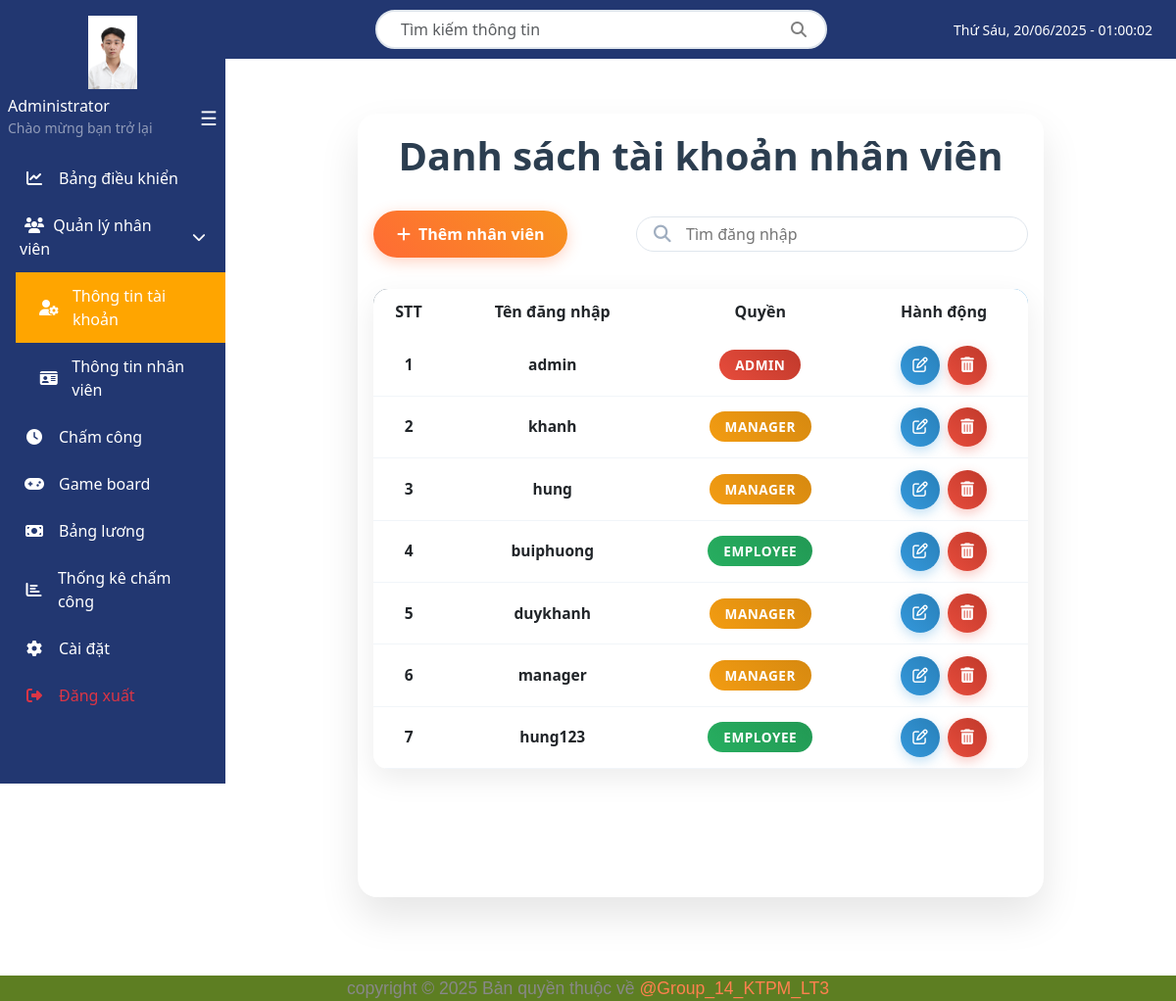
/nhanvien/ (signed in), run on the app's committed database.
### app/models/user.py (models this page shows, shortened)
class User(UserMixin, db.Model):  # ✅ thêm UserMixin
    id = db.Column(db.Integer, primary_key=True)
    employee_code = db.Column(db.String(10), unique=True)
    employee_info = db.relationship("EmployeeInfo", back_populates="user", uselist=False)
    username = db.Column(db.String(64), unique=True, nullable=False)
    password_hash = db.Column(db.String(128), nullable=False)
    avatar = db.Column(db.String(20), default = "default.jpg")
    role = db.Column(db.String(20), default='employee')  # admin / employee

### app/routes/employee.py (the view)
@employee_bp.route('/')
def list_employee():
    users = User.query.all()
    return render_with_role('employee/list.html', users=users)

### app/utils/render_with_role_layout.py (called while the page is built)
def render_with_role(template_name, **context):
    role = getattr(current_user, 'role', None)
    if role == 'admin':
        layout = 'layouts/base_admin.html'
    elif role == 'manager':
        layout = 'layouts/base_manager.html'
    else:
        layout = 'layouts/base_employee.html'
    return render_template(template_name, layout=layout, **context)

### app/templates/employee/list.html (shortened to what this page needs)
{% extends layout%}
{% block content %}
<link rel="stylesheet" href="{{ url_for('static', filename='css/employee.css') }}">
<div class="container-fluid">
    <div class="main-container">
        <div class="header-section">
            <h1 class="page-title">Danh sách tài khoản nhân viên</h1>
        </div>
        <div class="search-add-section">
            <a href="{{ url_for('employee.add_employee') }}" class="add-btn">
                <i class="fa fa-plus"></i> Thêm nhân viên
            </a>
            <div class="search-box">
                <input type="text" class="search-input" placeholder="Tìm đăng nhập" id="searchInput">
            </div>
        </div>
        <table class="table employee-table" id="employeeTable">
            <thead class="table-header">
                <tr>
                    <th>STT</th>
                    <th>Tên đăng nhập</th>
                    <th>Quyền</th>
                    <th>Hành động</th>
                </tr>
            </thead>
            <tbody>
                {% for u in users %}
                <tr>
                    <td><strong>{{ loop.index }}</strong></td>
                    <td><strong>{{ u.username }}</strong></td>
                    <td>
                        <span class="role-badge role-{{ u.role }}">{{ u.role }}</span>
                    </td>
                    <td>
                        <div class="action-buttons">
                            <a href="{{ url_for('employee.edit_employee', id=u.id) }}" class="btn-edit" title="Chỉnh sửa">
                                <i class="fa fa-edit"></i>
                            </a>
                            <form method="POST" action="{{ url_for('employee.delete_employee', id=u.id) }}" style="display:inline;" onsubmit="return confirm('Bạn có chắc chắn muốn xóa nhân viên này?')">
                                <button type="submit" class="btn-delete" title="Xóa">
                                    <i class="fa fa-trash"></i>
                                </button>
                            </form>
                        </div>
                    </td>
                </tr>
                {% endfor %}
            </tbody>
        </table>
    </div>
</div>
{% endblock %}

### app/templates/layouts/base_admin.html (shortened to what this page needs)
<!DOCTYPE html>
<html lang="vi">
<head>
  <link href="https://cdn.jsdelivr.net/npm/bootstrap@5.3.0/dist/css/bootstrap.min.css" rel="stylesheet">
  <link rel="stylesheet" href="{{ url_for('static', filename='css/base.css') }}">
  <link rel="stylesheet" href="{{ url_for('static', filename='css/dashboard.css') }}">
</head>
<body>
  <div class="d-flex" id="wrapper">
   {% include 'sidebar/admin_sidebar.html' %}
<div class="flex-grow-1 d-flex flex-column main-content">
    {% include 'sidebar/top_bar.html' %}
  <div id="page-content-wrapper" class="flex-grow-1 p-4">
    {% block content %}{% endblock %}
  </div>
</div>
</div>
  <div id="dashboard-copyright" >copyright
    &copy; 2025 Bản quyền thuộc về
    <span>@Group_14_KTPM_LT3</span>
  </div>
</body>
</html>

### app/templates/sidebar/admin_sidebar.html
<div id="sidebar" class="text-white">
 <div class="sidebar-header text-center py-3">
  <img src="{{ url_for('static', filename='img/logo.jpg') }}" width="50" class="mx-auto d-block logo-img">
  <div class="d-flex justify-content-between align-items-center mt-2 px-2">
    <div class="sidebar-text text-start">
      <h6 class="mb-0 text-white">
        <a href="#" class="text-white text-decoration-none">Administrator</a>
      </h6>
      <small class="text-white-50">Chào mừng bạn trở lại</small>
    </div>
    <button id="sidebarToggle" onclick="toggleSidebar()" class="toggle-btn text-white">
      ☰
    </button>
  </div>
</div>
  <ul class="nav flex-column">
    <li class="nav-item">
      <a class="nav-link {% if request.path == url_for('dashboard.root') %}active{% endif %}" href="{{ url_for('dashboard.root') }}">
        <i class="fas fa-chart-line icon"></i>
        <span class="text">Bảng điều khiển</span>
      </a>
    </li>
    <li class="nav-item">
  <a class="nav-link d-flex justify-content-between align-items-center" data-bs-toggle="collapse" href="#submenuNhanVien" role="button" aria-expanded="false" aria-controls="submenuNhanVien">
    <span>
      <i class="fas fa-users icon"></i>
      <span class="text">Quản lý nhân viên</span>
    </span>
    <i class="fas fa-chevron-down small"></i>
  </a>
  <div class="collapse {% if request.path.startswith('/nhanvien') or request.path.startswith('/ttnhanvien') %}show{% endif %}" id="submenuNhanVien">
    <ul class="nav flex-column ms-3">
      <li class="nav-item">
        <a class="nav-link {% if request.path.startswith('/nhanvien') %}active{% endif %}" href="{{ url_for('employee.list_employee') }}">
          <i class="fas fa-user-cog icon"></i>
          <span class="text">Thông tin tài khoản</span>
        </a>
      </li>
      <li class="nav-item">
        <a class="nav-link {% if request.path.startswith('/ttnhanvien') %}active{% endif %}" href="{{ url_for('infor_employee.list_all_employees') }}">
          <i class="fas fa-id-card icon"></i>
          <span class="text">Thông tin nhân viên</span>
        </a>
      </li>
    </ul>
  </div>
</li>
    <li class="nav-item">
      <a class="nav-link {% if request.path == url_for('attendance.bang_cham_cong_ngay') %}active{% endif %}" href="{{ url_for('attendance.bang_cham_cong_ngay') }}">
        <i class="fas fa-clock icon"></i>
        <span class="text">Chấm công</span>
      </a>
    </li>
    <li class="nav-item">
      <a class="nav-link {% if request.path.startswith('/gameboard') %}active{% endif %}" href="{{ url_for('gameboard.gameboard', user_id=current_user.id) }}">
        <i class="fas fa-gamepad icon"></i>
        <span class="text">Game board</span>
      </a>
    </li>
    <li class="nav-item"><a class="nav-link" href="#"><i class="fas fa-money-bill icon"></i> <span class="text">Bảng lương</span></a></li>
    <li class="nav-item">
    <a class="nav-link {% if request.path.startswith('/chamcong/tongket') or request.path.startswith('/chamcong/nam') %}active{% endif %}" href="{{ url_for('attendance.tong_hop_nam') }}">
      <i class="fas fa-chart-bar icon"></i>
      <span class="text">Thống kê chấm công</span>
    </a>
  </li>
    <li class="nav-item">
  <a class="nav-link {% if request.path == url_for('settings.change_password') %}active{% endif %}" href="{{ url_for('settings.change_password') }}">
    <i class="fas fa-cog icon"></i> <span class="text">Cài đặt</span>
  </a>
</li>
    <li class="nav-item">
      <a class="nav-link text-danger" href="{{ url_for('auth.logout') }}">
        <i class="fas fa-sign-out-alt icon"></i> <span class="text">Đăng xuất</span>
      </a>
    </li>
  </ul>
</div>

### app/templates/sidebar/top_bar.html
<div class="topbar d-flex justify-content-between align-items-center px-4">
  <div class="mx-auto w-50 position-relative">
    <input type="text" placeholder="Tìm kiếm thông tin" class="form-control search-input rounded-pill px-4" color="white">
    <button class="search-icon">
      <i class="fas fa-search"></i>
    </button>
  </div>
  <div>
    <span id="clock" class="text-white small"></span>
  </div>
</div>

### app/static/css/base.css (style rules this page uses)
body { min-height: 100vh; font-family: 'Segoe UI', Tahoma, Geneva, Verdana, sans-serif; }
body #page-content-wrapper { background-color: white; background-size: cover; background-repeat: no-repeat; background-position: center center; backdrop-filter: blur(10px); }
#sidebar { width: 230px; min-height: 100vh; background-color: #223771; transition: width 0.3s ease; position: fixed; z-index: 1000; }
#sidebar .sidebar-header { position: relative; }
#sidebar .icon { width: 30px; text-align: center; }
.main-content { margin-left: 230px; transition: margin-left 0.3s ease; }
#sidebar .logo-img { display: block; margin-left: auto; margin-right: auto; }
.toggle-btn { background: none; border: none; font-size: 20px; cursor: pointer; transition: transform 0.3s; padding: 0; }
#sidebar .nav-link { color: #fff; padding: 12px 20px; display: flex; align-items: center; gap: 10px; transition: all 0.2s ease; z-index: 1; }
#sidebar .nav-link.active { background-color: orange; color: #fff; }
.main-content { background-color: #f8f9fa; min-height: 100vh; }
.topbar { height: 60px; background-color: #223771; color: white; display: flex; align-items: center; justify-content: space-between; padding: 0 25px; }
#wrapper { display: flex; }
#sidebar { z-index: 1000; }
.search-input { background-color: orange; color: #fff; border: 2px solid white; padding-right: 40px; }
.search-icon { position: absolute; top: 50%; right: 15px; transform: translateY(-50%); background: none; border: none; color: gray; font-size: 16px; cursor: pointer; }
#dashboard-copyright { background-color: #5d7e22; text-align:center; margin-top: 24px; color:#888; font-family: "Quicksand", sans-serif; font-size: 1.1rem; }
#dashboard-copyright span { color: #ff814f; font-family: "Quicksand", sans-serif; }

### data on the page
User: username "admin", role "ADMIN"
User: username "khanh", role "MANAGER"
User: username "hung", role "MANAGER"
User: username "buiphuong", role "EMPLOYEE"
User: username "duykhanh", role "MANAGER"
User: username "manager", role "MANAGER"
User: username "hung123", role "EMPLOYEE"
